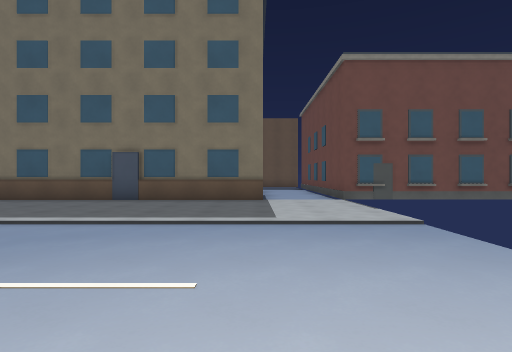
[1] (above)

24 first-person views from a walk through a Godot game level. The camera is 1.4 m above the floor, looks level and sees 80° across. The floor is counted in squares, 2 m on a side. Each view is taken from the middle of a square. On the plan, view 1 faces up. The plan holds only what a view shows up to about 10 squares ahead; the rest is blank. The place goes on beyond the plan. Characters and animated objects are not drawn.

[2]
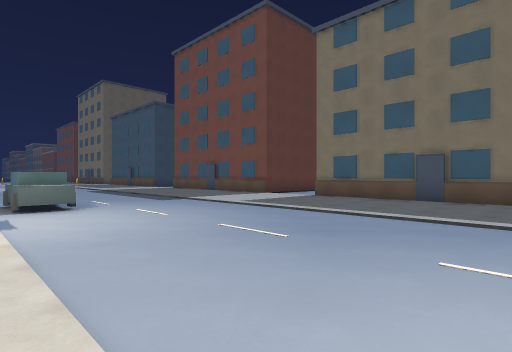

[3]
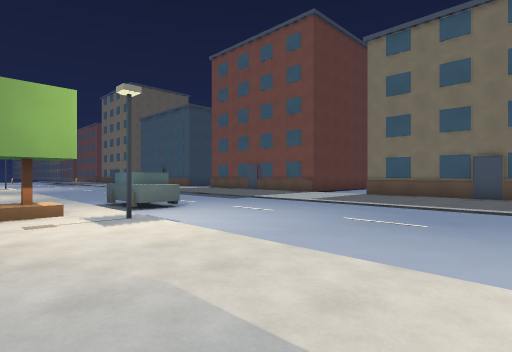

[4]
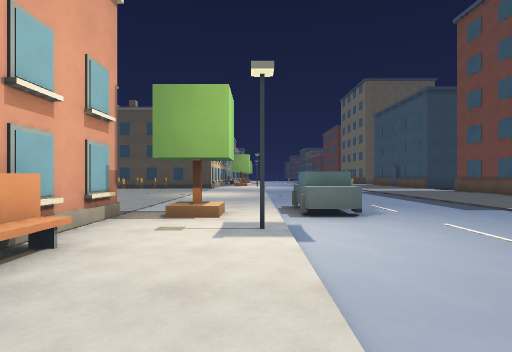

[5]
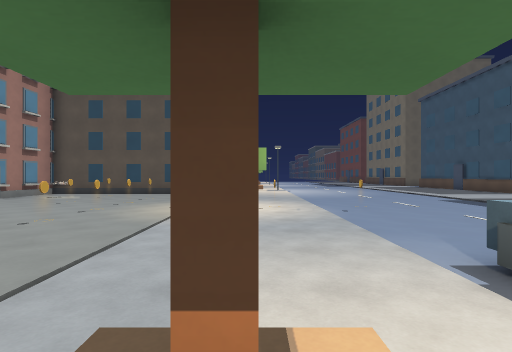

[6]
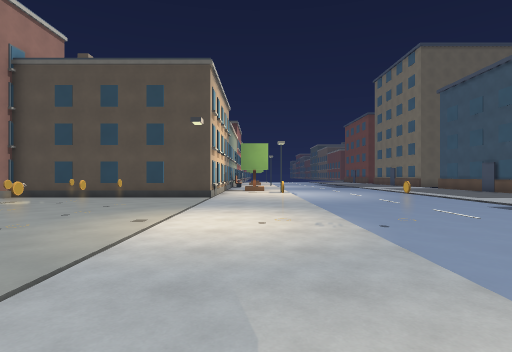

[7]
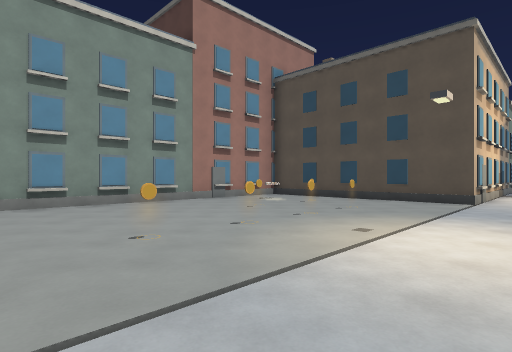

[8]
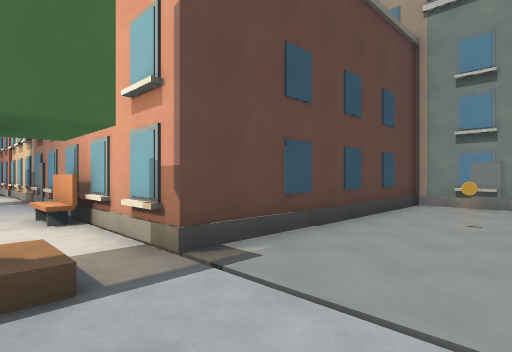

[9]
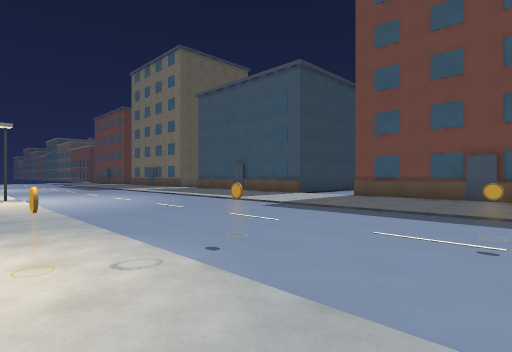

[10]
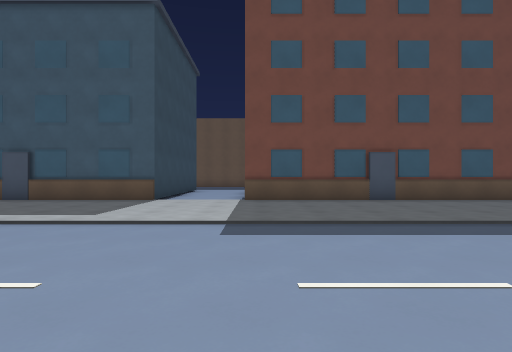

[11]
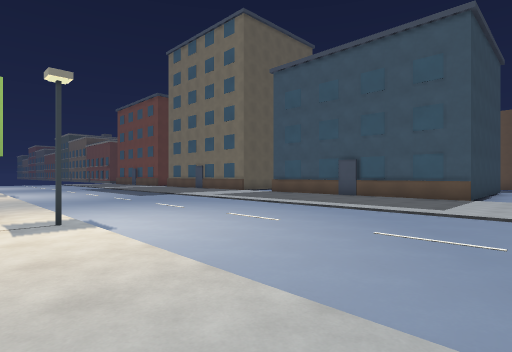

[12]
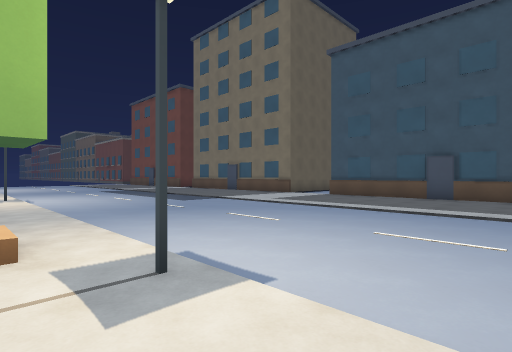

[13]
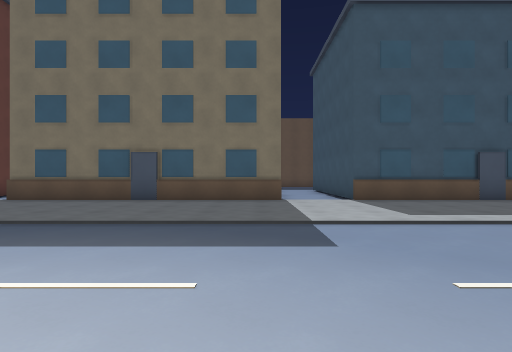

[14]
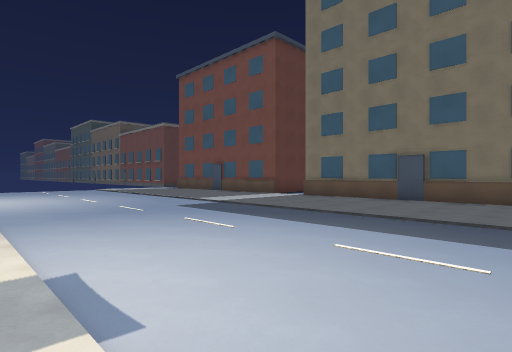

[15]
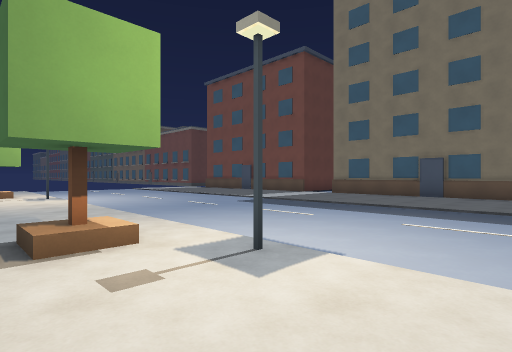

[16]
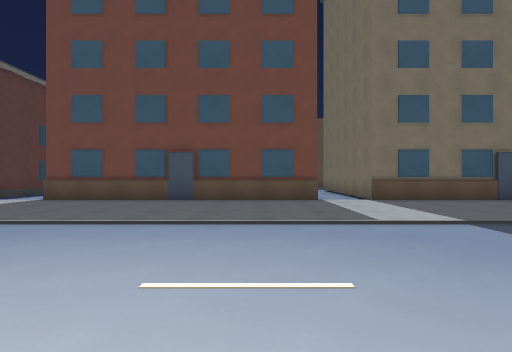

[17]
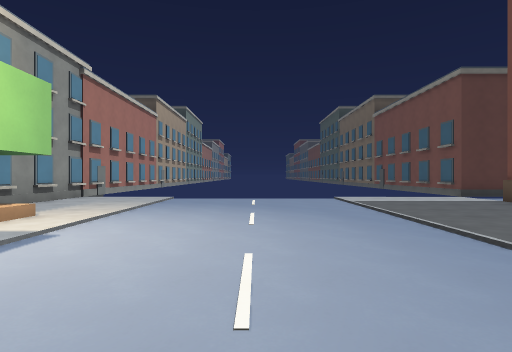

[18]
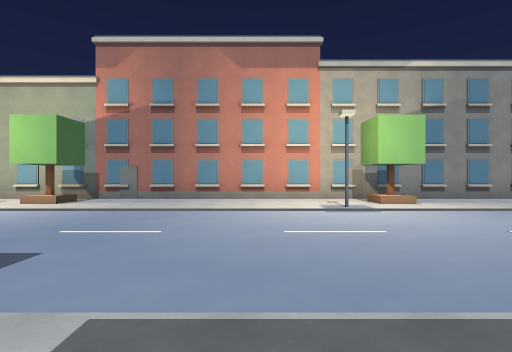

[19]
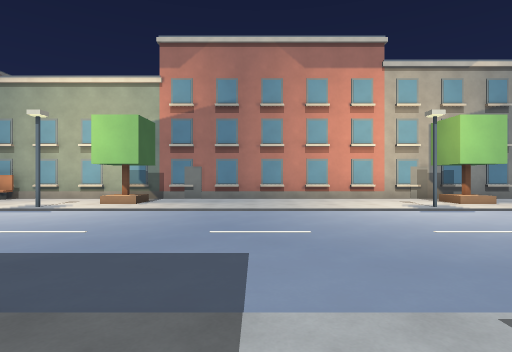

[20]
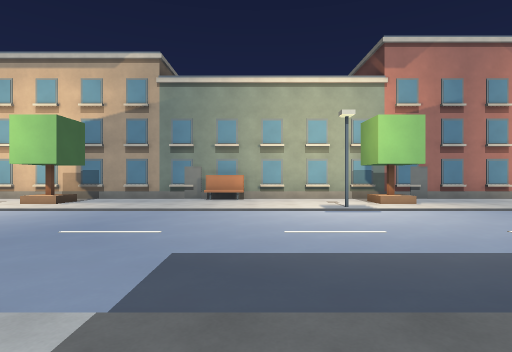

[21]
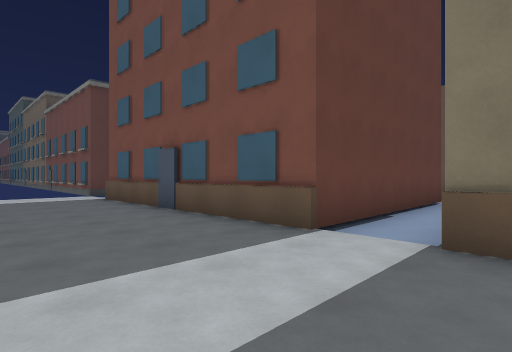

[22]
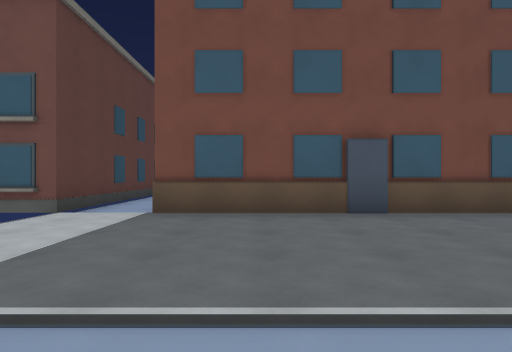

[23]
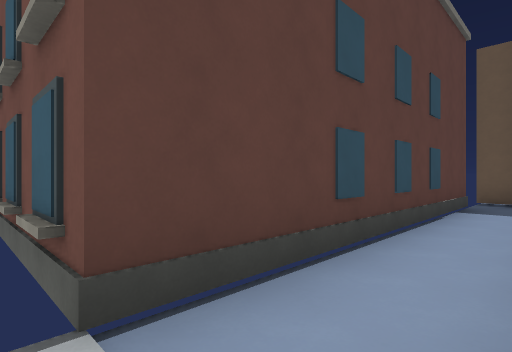

[24]
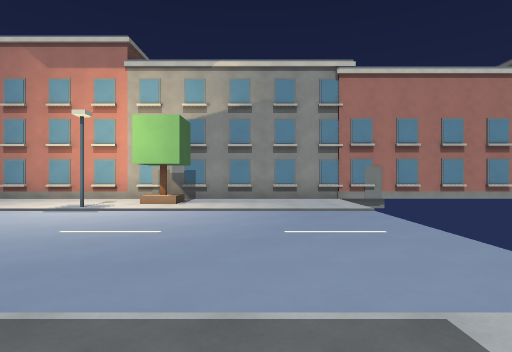

### Floor plan
Key: @ floor where view 1 was taken; # wall or solid block; . floor; D closed door; ^ raised ledge; B block; H house; C coin; O other object.
Columns run from 50 left of view 1 to 5 right of it. Each row starts with its distance up from view 1.
 18   ##
 17    .
 16   H.
 15   H.
 14   H.B       .B
 13   H..       .
 12   H..       .
 11   H..       ..
 10   H..       ..       ..#      #..                  ..H
  9   H..#######..#######..########..########  ########..H
  8 HHH.....D........D........DD........DD...  ...DD.....HHH
  7    .....................................   ..........
  6    .....................................  ...........
  5    ..................................................
  4    ..................................................
  3    ..................................................
  2    ...................................C..............
  1    ..................................... O..........
  0    ................................C....BO........@
 -1    ......O........O........O...............O......
 -2    ....#........#........#.........C.....#.......
 -3 HHH..................#......................^#......
 -4    HHHHHHHHHHHHHHHHHHHHHHHHHHHH...........HHHHHHHHHH
 -5                               H..O.OO.C...H
 -6                               H...........H
 -7                               H.O.O.....C.H
 -8                               H.O...... ..H
 -9                               H........ ..H
-10                               H HHHHHHH HHH
-11                                   H

Where each view was taken, in squares from view 1:
view 1: 0 up, 0 right, facing up
view 2: 1 down, 1 left, facing up-left
view 3: 3 down, 2 left, facing up-left
view 4: 1 down, 3 left, facing left
view 5: 2 down, 8 left, facing left
view 6: 2 down, 10 left, facing left
view 7: 2 down, 11 left, facing down-left
view 8: 2 down, 11 left, facing down-right
view 9: 2 down, 12 left, facing up-left
view 10: 0 up, 17 left, facing up
view 11: 2 down, 18 left, facing up-left
view 12: 2 down, 21 left, facing up-left
view 13: 0 up, 30 left, facing up
view 14: 1 down, 30 left, facing up-left
view 15: 3 down, 30 left, facing up-left
view 16: 0 up, 40 left, facing up
view 17: 2 up, 38 left, facing left
view 18: 6 up, 39 left, facing down
view 19: 6 up, 37 left, facing down
view 20: 6 up, 30 left, facing down
view 21: 5 up, 36 left, facing up-left
view 22: 3 up, 44 left, facing up
view 23: 8 up, 46 left, facing up-left
view 24: 6 up, 45 left, facing down
